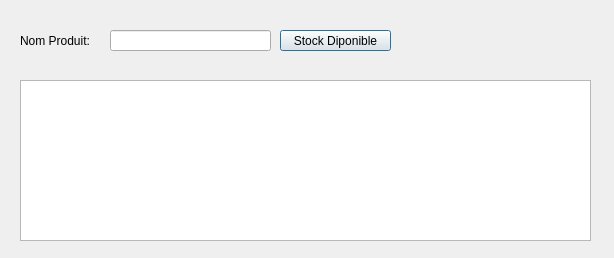
<?xml version="1.0" encoding="UTF-8"?>
<ui version="4.0">
 <class>StockDisponible</class>
 <widget class="QDialog" name="StockDisponible">
  <property name="geometry">
   <rect>
    <x>0</x>
    <y>0</y>
    <width>614</width>
    <height>258</height>
   </rect>
  </property>
  <property name="windowTitle">
   <string>Dialog</string>
  </property>
  <widget class="QLineEdit" name="txtNomPDispo">
   <property name="geometry">
    <rect>
     <x>110</x>
     <y>30</y>
     <width>161</width>
     <height>21</height>
    </rect>
   </property>
  </widget>
  <widget class="QPushButton" name="btnStockDispo">
   <property name="geometry">
    <rect>
     <x>280</x>
     <y>30</y>
     <width>111</width>
     <height>21</height>
    </rect>
   </property>
   <property name="text">
    <string>Stock Diponible</string>
   </property>
  </widget>
  <widget class="QLabel" name="label">
   <property name="geometry">
    <rect>
     <x>20</x>
     <y>30</y>
     <width>81</width>
     <height>21</height>
    </rect>
   </property>
   <property name="text">
    <string>Nom Produit:</string>
   </property>
  </widget>
  <widget class="QTableView" name="tableView">
   <property name="geometry">
    <rect>
     <x>20</x>
     <y>80</y>
     <width>571</width>
     <height>161</height>
    </rect>
   </property>
  </widget>
 </widget>
 <resources/>
 <connections/>
</ui>
